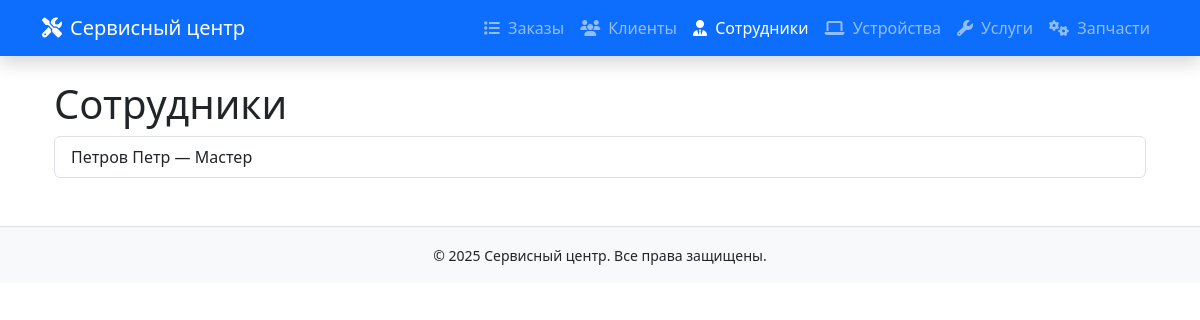
The page /serv/employees/ on the database its author committed.
### SAMserv/models.py (models this page shows, shortened)
class Employee(models.Model):
    POSITION_CHOICES = [
        ('master', 'Мастер'),
        ('cashier', 'Кассир'),
        ('admin', 'Администратор'),
    ]
    last_name = models.CharField(max_length=25)
    first_name = models.CharField(max_length=25)
    middle_name = models.CharField(max_length=25, blank=True, null=True)
    phone_number = models.CharField(max_length=20)
    position = models.CharField(max_length=50, choices=POSITION_CHOICES)
    access_type = models.CharField(max_length=20)

### SAMserv/views.py (the view)
# urls.py: path('employees/', views.employee_list, name='employee-list'),
def employee_list(request):
    employees = Employee.objects.all()
    return render(request, 'employees/employee_list.html', {'employees': employees})

### SAMserv/templates/employees/employee_list.html (shortened to what this page needs)
{% extends 'base.html' %}
{% block content %}
<div class="container">
    <h1>Сотрудники</h1>
    <ul class="list-group">
        {% for emp in employees %}
            <li class="list-group-item">
                {{ emp.last_name }} {{ emp.first_name }} — {{ emp.get_position_display }}
            </li>
        {% empty %}
            <li class="list-group-item">Нет сотрудников</li>
        {% endfor %}
    </ul>
</div>
{% endblock %}

### rows shown on the page
Employee: last_name "Петров", first_name "Петр", position "Мастер"
